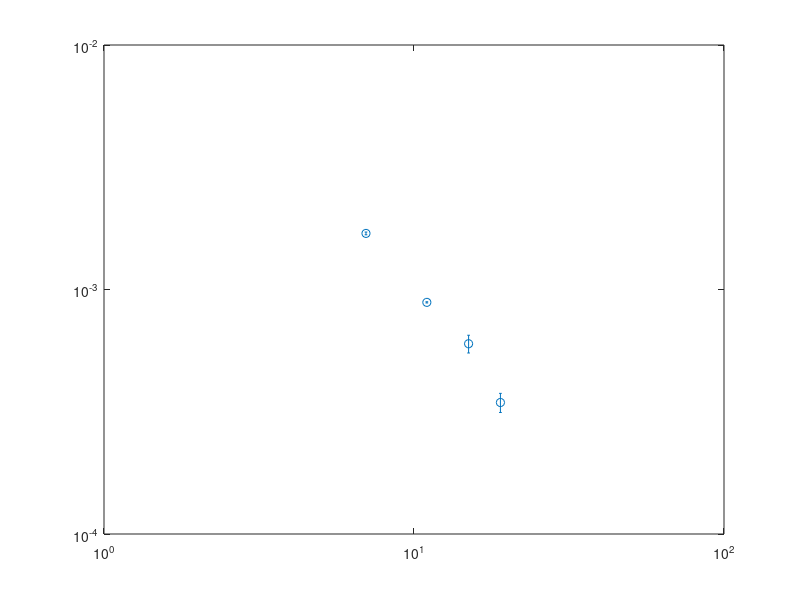

This figure's MATLAB source: (Note: this script raises an error after producing the figure.)
clear;
Lx = [16,24, 32, 40];
distance = [7, 11,  15, 19];
SC = [0.001696, 0.000886, 0.000600, 0.000345];
% SC = [0.002034, 0.000886,0.000626,  0.000504];
err = [0.000022, 0.000005, 0.000050,0.000031];
%15: 6.1e-4
% 9: 1.026e-3
h1 = errorbar(distance(1:4), SC(1:4), err(1:4),'o');hold on;
set(gca, 'XScale','log', 'YScale','log')
p = fit(log(distance([1:2,3])'),log(SC([1:2,3])'),'poly1');
fprintf('Ksc=%.5f\n',-p.p1);
x = distance(1):0.5:distance(end);
fl=loglog(distance,exp(p.p2)*distance.^p.p1,'-.');
% T=text(8,4.5e-3,['$K_{sc}=',num2str(-p.p1),'$']);
% set(T,'Interpreter','latex');set(T,'Fontsize',28);

set(gca, 'XTick', [7,11,15,19]);
set(gca,'XTickLabel',{'7','11','15','19'});
% set(gca, 'YLim', [1e-4, 2e-3]);
set(gca,'fontsize',24);
set(gca,'linewidth',1.5);
set(h1,'markersize',10);
set(get(gca,'Children'),'linewidth',3); % Set line width 1.5 pounds
xlabel('$x$','Interpreter','latex');
ylabel('$\Phi_{yy}(x)$','Interpreter','latex');
set(get(gca,'XLabel'),'FontSize',24); 
set(get(gca,'YLabel'),'FontSize',24); 


set(gcf,'position',[1000,1000,400,350]);
